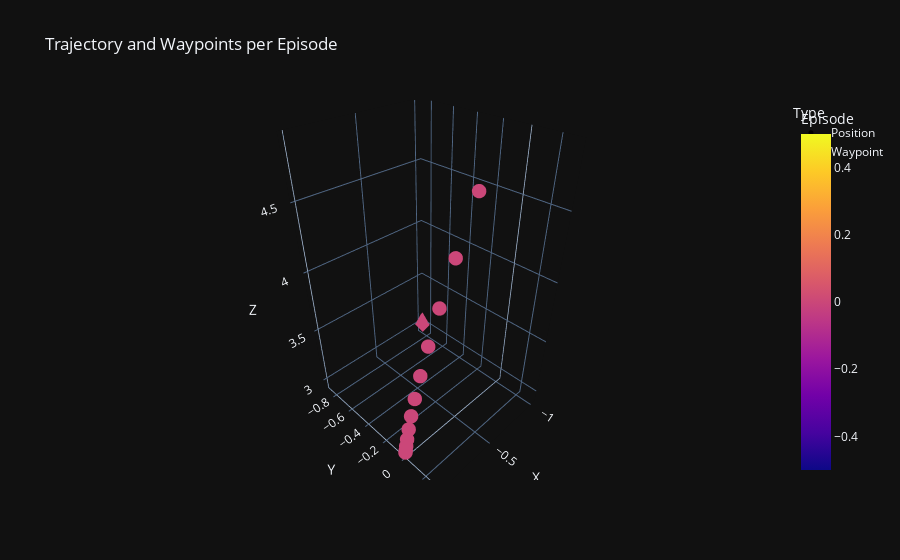

Source (notebook cell):
### Code cell
data = []
for episode_index, (positions, waypoint) in enumerate(zip(result['linear_position'], result['waypoints'])):
    for pos in positions:
        data.append({
            'Episode': episode_index,
            'X': pos[0],
            'Y': pos[1],
            'Z': pos[2],
            'Type': 'Position'
        })
    # Adding waypoint for the episode
    data.append({
        'Episode': episode_index,
        'X': waypoint[0],
        'Y': waypoint[1],
        'Z': waypoint[2],
        'Type': 'Waypoint'
    })

df = pd.DataFrame(data)

# Plotting using Plotly Express
fig = px.scatter_3d(df, x='X', y='Y', z='Z', color='Episode', symbol='Type', title='Trajectory and Waypoints per Episode')
fig.update_traces(marker=dict(size=5))
fig.show()

### Figure 1 — Plotly figure (JSON) as saved in the notebook; plotly's stock layout.template omitted (floating-point values rounded to 4 significant figures)
{"data": [{"hovertemplate": "Type=Position<br>X=%{x}<br>Y=%{y}<br>Z=%{z}<br>Episode=%{marker.color}<extra></extra>", "legendgroup": "Position", "marker": {"color": [0, 0, 0, 0, 0, 0, 0, 0, 0, 0, 0, 0, 0], "coloraxis": "coloraxis", "symbol": "circle", "size": 5}, "mode": "markers", "name": "Position", "scene": "scene", "showlegend": true, "x": [-8.723e-05, -0.0006308, -0.001893, -0.004677, -0.009495, -0.01732, -0.02864, -0.04436, -0.06594, -0.09405, -0.1298, -0.1751, -0.2309], "y": [8.689e-05, 0.0005488, 0.001947, 0.005391, 0.0119, 0.02273, 0.0382, 0.05953, 0.08858, 0.126, 0.1727, 0.2306, 0.3004], "z": [2.95, 2.953, 2.971, 3.019, 3.093, 3.199, 3.333, 3.497, 3.699, 3.937, 4.208, 4.516, 4.86], "type": "scatter3d"}, {"hovertemplate": "Type=Waypoint<br>X=%{x}<br>Y=%{y}<br>Z=%{z}<br>Episode=%{marker.color}<extra></extra>", "legendgroup": "Waypoint", "marker": {"color": [0], "coloraxis": "coloraxis", "symbol": "diamond", "size": 5}, "mode": "markers", "name": "Waypoint", "scene": "scene", "showlegend": true, "x": [-1.019], "y": [-0.8714], "z": [3.0], "type": "scatter3d"}], "layout": {"scene": {"domain": {"x": [0.0, 1.0], "y": [0.0, 1.0]}, "xaxis": {"title": {"text": "X"}}, "yaxis": {"title": {"text": "Y"}}, "zaxis": {"title": {"text": "Z"}}}, "coloraxis": {"colorbar": {"title": {"text": "Episode"}}, "colorscale": [[0.0, "#0d0887"], [0.1111, "#46039f"], [0.2222, "#7201a8"], [0.3333, "#9c179e"], [0.4444, "#bd3786"], [0.5556, "#d8576b"], [0.6667, "#ed7953"], [0.7778, "#fb9f3a"], [0.8889, "#fdca26"], [1.0, "#f0f921"]]}, "legend": {"title": {"text": "Type"}, "tracegroupgap": 0}, "title": {"text": "Trajectory and Waypoints per Episode"}}}
